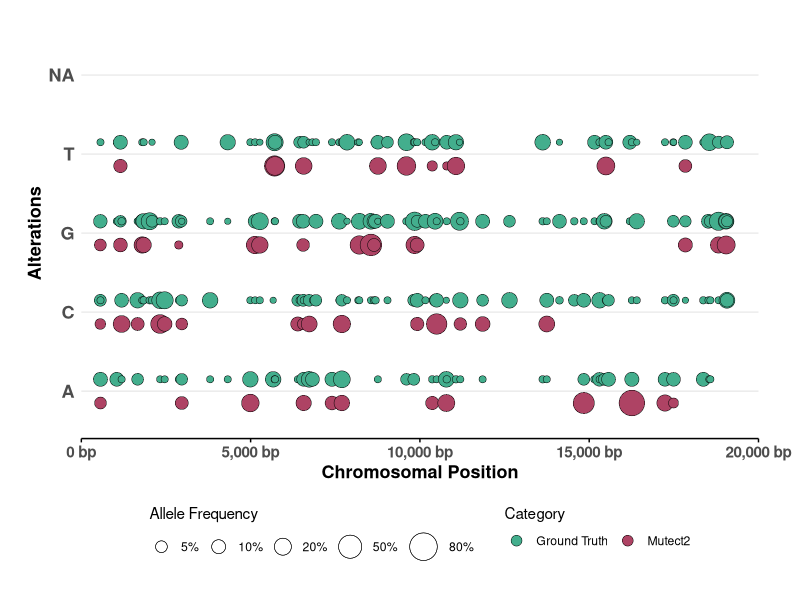
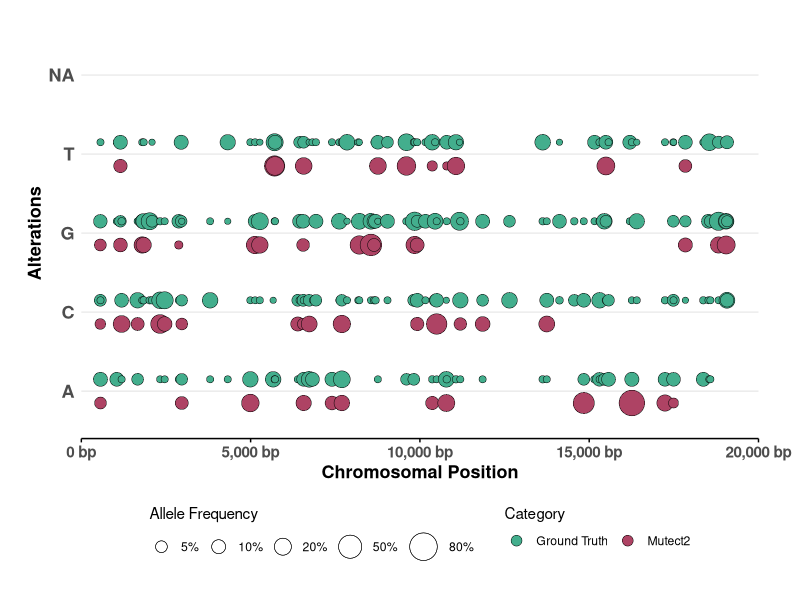
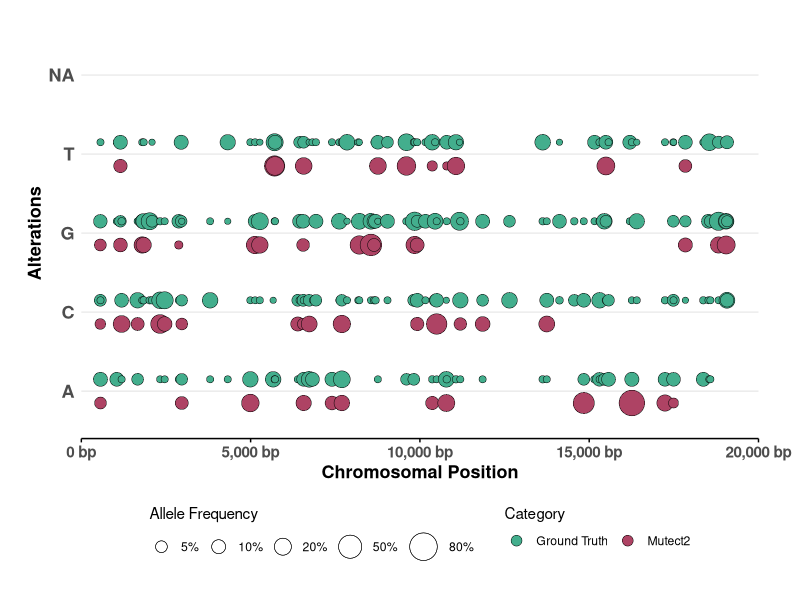

Recreate these plots in R, in order.
#'
#'This R script produces the bubble plot of the SNIPs of the ground truth 
#'and the detected variants.
#'
#'Input: annotated tsv file
#'
#'Output: bubble plot of the SNIPs
#'


# rm(list = ls())
gc()

library(data.table)
library(stringr)

df = fread("Ground_truth_vs_Mutect2.clean.annotated.tsv")

df[which(df$`Mutect2 ALT` == "")]$`Mutect2 ALT` = NA

library(ggplot2)
library(ggforce)

gr = ggplot(data = df) +
    
    geom_point(
        aes(x = POS, y = `Ground Truth ALT`, size = `Ground Truth AF`, fill = "Ground Truth"),
        position = position_nudge(y = .15), shape = 21, stroke = .25
    ) +
    
    geom_point(
        aes(x = POS, y = `Mutect2 ALT`, size = `Mutect2 AF`, fill = "Mutect2"),
        position = position_nudge(y = -.15), shape = 21, stroke = .25
    ) +
    
    scale_size_continuous(
        range = c(2, 10), 
        limits = c(0, 1),
        breaks = c(.05, .1, .2, .5, .8),
        labels = scales::percent,
        guide = guide_legend(
            title = "Allele Frequency",
            title.position = "top"
        )
    ) +
    
    scale_fill_manual(
        values = c(
            "Ground Truth" = "#43ae8d",
            "Mutect2"      = "#ae4364"
        ),
        
        guide = guide_legend(
            title = "Category",
            title.position = "top",
            
            override.aes = list(size = 3.5)
        )
    ) +
    
    scale_x_continuous(labels = scales::comma_format(suffix = " bp"), 
                       expand = c(0, 0),
                       limits = c(0, 20000)) +
    
    theme_minimal() +
    
    theme(
        legend.position = "bottom",
        
        axis.line.x = element_line(),
        axis.ticks.x = element_line(),
        
        axis.text.y = element_text(face = "bold", size = 13),
        axis.text.x = element_text(face = "bold", size = 11),
        axis.title.y = element_text(face = "bold", size = 13),
        axis.title.x = element_text(face = "bold", size = 13),
        
        panel.grid.minor = element_blank(),
        panel.grid.major.x = element_blank(),
        
        plot.margin = margin(20, 30, 20, 20)
    ) +
    
    labs(
        x = "Chromosomal Position",
        y = "Alterations"
    )



ggsave(
    plot = gr, filename = "Plots/Bubble-plot.pdf", device = cairo_pdf,
    width = 12, height = 6, units = "in"
)

ggsave(
    plot = gr, filename = "Plots/Bubble-plot.svg",
    width = 12, height = 6, units = "in"
)

ggsave(
    plot = gr, filename = "Plots/Bubble-plot.jpeg",
    width = 12, height = 6, units = "in", dpi = 600
)


gr5 = gr
